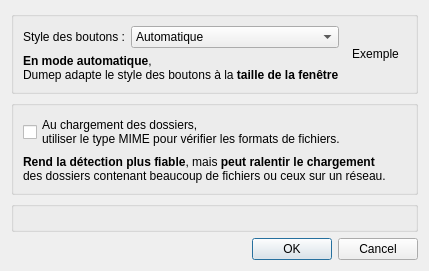
<?xml version="1.0" encoding="UTF-8"?>
<ui version="4.0">
 <class>Params</class>
 <widget class="QDialog" name="Params">
  <property name="geometry">
   <rect>
    <x>0</x>
    <y>0</y>
    <width>392</width>
    <height>235</height>
   </rect>
  </property>
  <property name="windowTitle">
   <string>Préférences</string>
  </property>
  <property name="windowIcon">
   <iconset resource="ressources.qrc">
    <normaloff>:/icones/params</normaloff>:/icones/params</iconset>
  </property>
  <layout class="QVBoxLayout" name="verticalLayout_3">
   <item>
    <widget class="QGroupBox" name="groupBox">
     <property name="title">
      <string/>
     </property>
     <property name="flat">
      <bool>true</bool>
     </property>
     <layout class="QHBoxLayout" name="horizontalLayout">
      <item>
       <layout class="QVBoxLayout" name="verticalLayout">
        <item>
         <layout class="QFormLayout" name="formLayout">
          <property name="fieldGrowthPolicy">
           <enum>QFormLayout::AllNonFixedFieldsGrow</enum>
          </property>
          <item row="0" column="0">
           <widget class="QLabel" name="label">
            <property name="text">
             <string>Style des boutons :</string>
            </property>
           </widget>
          </item>
          <item row="0" column="1">
           <widget class="QComboBox" name="comboBox">
            <item>
             <property name="text">
              <string>Automatique</string>
             </property>
            </item>
            <item>
             <property name="text">
              <string>Icônes uniquement</string>
             </property>
            </item>
            <item>
             <property name="text">
              <string>Texte uniquement</string>
             </property>
            </item>
            <item>
             <property name="text">
              <string>Texte à côté des icônes</string>
             </property>
            </item>
            <item>
             <property name="text">
              <string>Texte sous les icônes</string>
             </property>
            </item>
           </widget>
          </item>
         </layout>
        </item>
        <item>
         <widget class="QLabel" name="label_2">
          <property name="text">
           <string>&lt;html&gt;&lt;head/&gt;&lt;body&gt;&lt;p&gt;&lt;span style=&quot; font-weight:600;&quot;&gt;En mode automatique&lt;/span&gt;,&lt;br/&gt;Dumep adapte le style des boutons à la&lt;span style=&quot; font-weight:600;&quot;&gt; taille de la fenêtre&lt;/span&gt;&lt;/p&gt;&lt;/body&gt;&lt;/html&gt;</string>
          </property>
         </widget>
        </item>
       </layout>
      </item>
      <item>
       <widget class="QToolButton" name="toolButton">
        <property name="text">
         <string>Exemple</string>
        </property>
        <property name="icon">
         <iconset resource="ressources.qrc">
          <normaloff>:/icones/dumep</normaloff>:/icones/dumep</iconset>
        </property>
        <property name="iconSize">
         <size>
          <width>32</width>
          <height>32</height>
         </size>
        </property>
        <property name="toolButtonStyle">
         <enum>Qt::ToolButtonTextUnderIcon</enum>
        </property>
        <property name="autoRaise">
         <bool>true</bool>
        </property>
       </widget>
      </item>
     </layout>
    </widget>
   </item>
   <item>
    <widget class="QGroupBox" name="groupBox_2">
     <property name="title">
      <string/>
     </property>
     <property name="flat">
      <bool>true</bool>
     </property>
     <layout class="QVBoxLayout" name="verticalLayout_2">
      <item>
       <widget class="QCheckBox" name="mimeButton">
        <property name="text">
         <string>Au chargement des dossiers,
utiliser le type MIME pour vérifier les formats de fichiers.</string>
        </property>
       </widget>
      </item>
      <item>
       <widget class="QLabel" name="label_3">
        <property name="text">
         <string>&lt;html&gt;&lt;head/&gt;&lt;body&gt;&lt;p&gt;&lt;span style=&quot; font-weight:600;&quot;&gt;Rend la détection plus fiable&lt;/span&gt;, mais&lt;span style=&quot; font-weight:600;&quot;&gt; peut ralentir le chargement&lt;br/&gt;&lt;/span&gt;des dossiers contenant beaucoup de fichiers ou ceux sur un réseau.&lt;/p&gt;&lt;/body&gt;&lt;/html&gt;</string>
        </property>
       </widget>
      </item>
     </layout>
    </widget>
   </item>
   <item>
    <widget class="QGroupBox" name="groupBox_3">
     <property name="title">
      <string/>
     </property>
     <property name="flat">
      <bool>true</bool>
     </property>
    </widget>
   </item>
   <item>
    <spacer name="verticalSpacer">
     <property name="orientation">
      <enum>Qt::Vertical</enum>
     </property>
     <property name="sizeHint" stdset="0">
      <size>
       <width>20</width>
       <height>26</height>
      </size>
     </property>
    </spacer>
   </item>
   <item>
    <widget class="QDialogButtonBox" name="buttonBox">
     <property name="orientation">
      <enum>Qt::Horizontal</enum>
     </property>
     <property name="standardButtons">
      <set>QDialogButtonBox::Cancel|QDialogButtonBox::Ok</set>
     </property>
    </widget>
   </item>
  </layout>
 </widget>
 <resources>
  <include location="ressources.qrc"/>
 </resources>
 <connections>
  <connection>
   <sender>buttonBox</sender>
   <signal>accepted()</signal>
   <receiver>Params</receiver>
   <slot>accept()</slot>
   <hints>
    <hint type="sourcelabel">
     <x>248</x>
     <y>254</y>
    </hint>
    <hint type="destinationlabel">
     <x>157</x>
     <y>274</y>
    </hint>
   </hints>
  </connection>
  <connection>
   <sender>buttonBox</sender>
   <signal>rejected()</signal>
   <receiver>Params</receiver>
   <slot>reject()</slot>
   <hints>
    <hint type="sourcelabel">
     <x>316</x>
     <y>260</y>
    </hint>
    <hint type="destinationlabel">
     <x>286</x>
     <y>274</y>
    </hint>
   </hints>
  </connection>
 </connections>
</ui>
